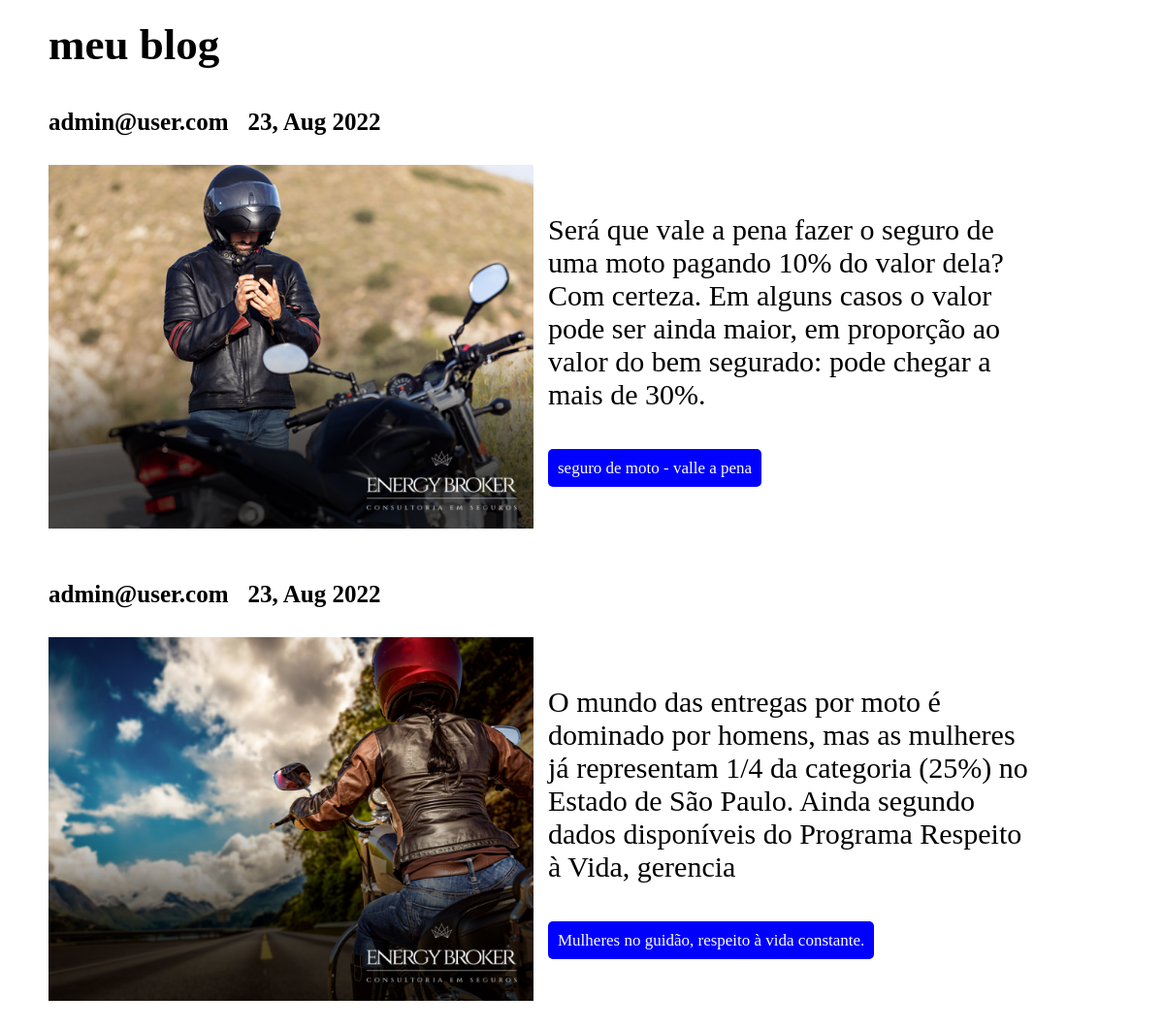
The page / on the database its author committed.
### blog/models.py (models this page shows, shortened)
class Post(models.Model):
    title = models.CharField(max_length=50)
    categories = RichTextUploadingField()
    img_summary = RichTextUploadingField()
    summary = models.CharField(max_length=200)
    content = RichTextUploadingField()
    author = models.ForeignKey(User, on_delete=models.PROTECT)
    created_at = models.DateField(auto_now_add=True)

### blog/views.py (the view)
# urls.py: 2. Add a URL to urlpatterns:  path('', views.home, name='home')
def home(request):
    posts = Post.objects.all()
    return render(request, 'home.html', {'posts': posts})

### templates/home.html (shortened to what this page needs)
<!DOCTYPE html>
<html lang="en">
<head>
</head>
<body>
     <header>
        <h2> meu blog </h2>
    </header>
    {% for post in posts %}
<section>
    <div class="post_content">
        <div>
            <h2> {{ post.author }} <p> {{ post.created_at|date:'d, M Y' }}</p></h2>
        </div>
        <div class="summary_content">
            <div>
                {{ post.img_summary|safe }}
            </div>
            <div class="text_sumary">
                <p> {{ post.summary|safe }}</p>
                <a href="/posts/{{ post.pk }}">{{ post.title }}</a>
            </div>
        </div>
    </div>
</section>
    {% endfor %}
</body>
</html>

### templates/home.html (style rules this page uses)
* { margin: 0; padding: 0; box-sizing: border-box; }
section { margin-top: 30px; margin-bottom: 30px; }
header { font-size: 30px; margin: 20px 50px; }
.summary_content { display: flex; gap: 20px; }
.summary_content div { margin-top: 30px; width: 45%; }
.text_sumary p { padding: 10% 0; font-size: 30px; }
.post_content { padding: 10px 50px; }
.post_content h2 { display: flex; gap: 20px; width: 70%; font-size: 25px; }
.post_content a { text-decoration: none; background-color: blue; padding: 10px; border-radius: 5px; color: #fff; font-size: 17px; }

### rows shown on the page
Post: author "admin@user.com", created_at "23, Aug 2022", img_summary (picture), summary "Será que vale a pena fazer o seguro de uma moto pagando 10% do valor dela? Com certeza. Em alguns casos o valor pode ser ainda maior, em proporção ao valor do bem segurado: pode chegar a mais de 30%.", title "seguro de moto - valle a pena"
Post: author "admin@user.com", created_at "23, Aug 2022", img_summary (picture), summary "O mundo das entregas por moto é dominado por homens, mas as mulheres já representam 1/4 da categoria (25%) no Estado de São Paulo. Ainda segundo dados disponíveis do Programa Respeito à Vida, gerencia", title "Mulheres no guidão, respeito à vida constante."
